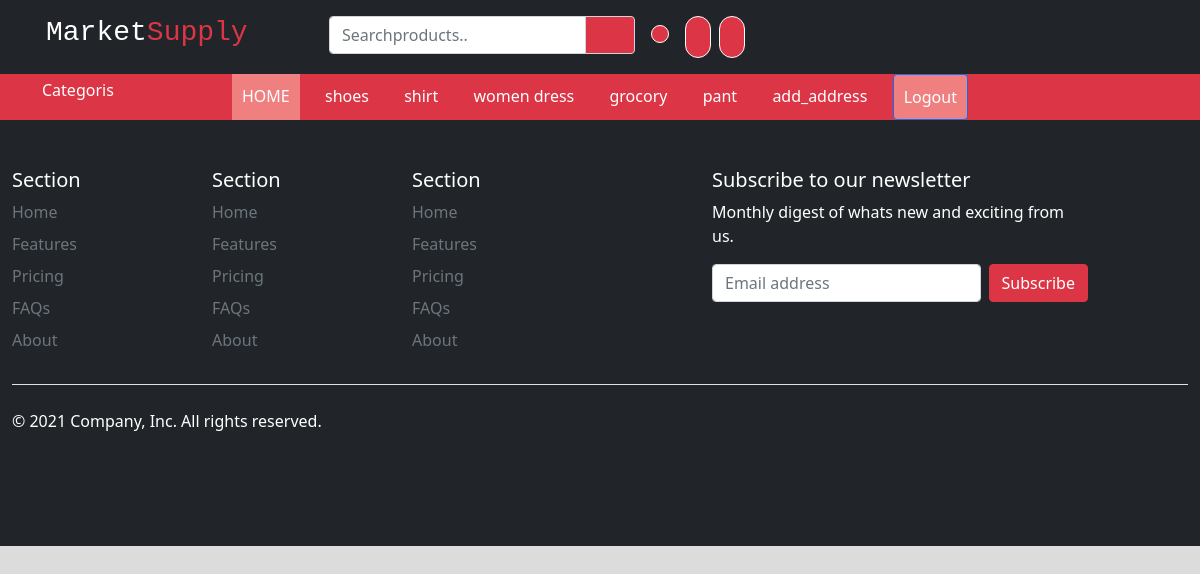
Page /home/Cart_page (signed in) on the committed database.
### app/models.py (models this page shows, shortened)
class categori(models.Model):
    cname = models.CharField(max_length=200)

### app/views.py (the view)
# urls.py: path('home/Cart_page',views.Cart_page,name="Cart_page"),
def Cart_page(request):
     if(not request.session.get("id")):
        return redirect("Login_page")
     else:
       categories = categori.objects.all()
       cart_product=carts.objects.filter(user=request.session.get("id")).order_by("-id")
       return render(request,"carts.html",{'categories':categories,'cart':cart_product})

### app/templates/carts.html (shortened to what this page needs)
{% extends 'Layout.html' %}
{% block body %}
<div class="container_fluid  bg-danger">
    <div class="container">
     <div class="row">
       <div class="col-2 d-flex p-1 text-white category" >
        <div class="d-flex category">
         <div class="mx-2 category"> Categoris</div>
        </div>
       </div>
       <div class="col-md-8 text-white d-md-flex justify-between justify-content-lg-between active " id="menu">
         <a href="{% url 'home' %}"class="text-decoration-none text-white text add">HOME</a>
         {% for categories in categories %}
       <a href="{% url 'categpryProduct' categories.id %}"class="text-decoration-none text-white text ">{{categories.cname}} </a>
       {% endfor %}
         <a href="{% url 'Add_address_page' %}"class="text-decoration-none text-white text">add_address </a>
         {% if request.session.id %}
         <a href="{% url 'logout' %}"class="text-decoration-none text-white text add btn btn-primary">Logout</a>
        {% else %}
        <a href="{% url 'Login_page' %}"class="text-decoration-none text-white text add">LOGIN</a>
        {% endif %}
       </div>
       <div class="col-1">
       </div>
     </div>
    </div>
   </div>
{% endblock body %}

### app/templates/Layout.html (style rules this page uses)
.text { color: beige; }
@media screen and (min-width: 250px) { .category { display: none; } }
@media screen and (min-width: 250px) { #menu { justify-content: center; text-align: center; transition: all 0.5s; } }
@media screen and (min-width: 250px) { #menu a { display: block; padding: 10px; } }
@media screen and (min-width: 250px) { .active { display: none; transition: all 0.5s; } }
@media screen and (min-width: 250px) { .add { background: lightcoral; } }
@media screen and (min-width: 1070px) { .category { display: block; } }
@media screen and (min-width: 770px) { .category { display: block; } }

### rows in the picture
categori: cname "shoes"
categori: cname "shirt"
categori: cname "women dress"
categori: cname "grocory"
categori: cname "pant"
